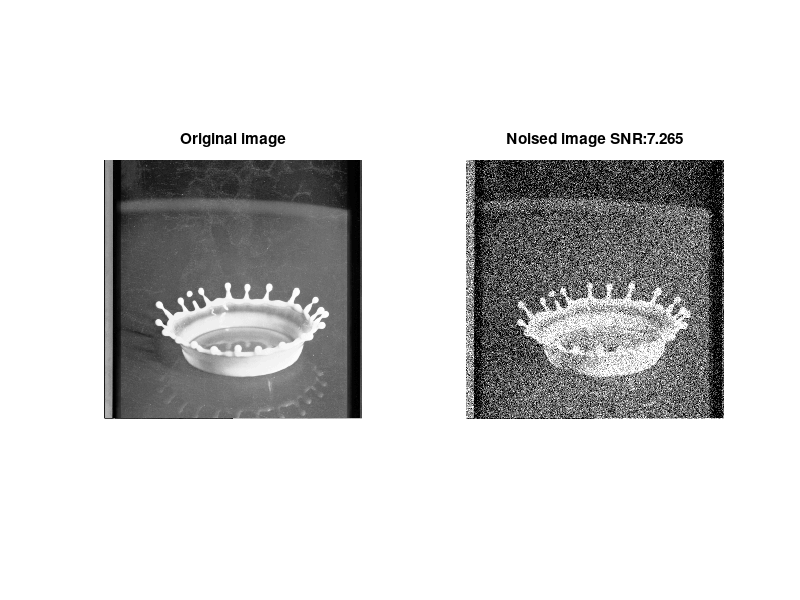

This chart was generated by the following MATLAB code: (Note: this script raises an error after producing the figure.)
clear;
load milk512.mat;
im = mat2gray(milk512);
imsize = size(im);
% Add noise 
randn('state', 7);
w = 0.2*randn(imsize);
noisedim = im + w;
nf = norm(im, 'fro');
SNR_bf = 20*log10(nf/(norm(noisedim-im, 'fro')));
subplot(1,2,1);  imshow(im);
title('Original image');
subplot(1,2,2);  imshow(noisedim);
title(['Noised image SNR:' num2str(SNR_bf)]);


% Denoising
figure;
haar_soft = wavelet(noisedim, 2, 'soft');
SNR_hs = 20*log10(nf/(norm(haar_soft-im, 'fro')));
subplot(2,3,1);  imshow(haar_soft);  
title(['harr-soft SNR:' num2str(SNR_hs)]);

db4_soft = wavelet(noisedim, 4, 'soft');
SNR_d4s = 20*log10(nf/(norm(db4_soft-im, 'fro')));
subplot(2,3,2);  imshow(db4_soft);  
title(['db4-soft SNR:' num2str(SNR_d4s)]);

db6_soft = wavelet(noisedim, 6, 'soft');
SNR_d6s = 20*log10(nf/(norm(db6_soft-im, 'fro')));
subplot(2,3,3);  imshow(db6_soft);  
title(['db6-soft SNR:' num2str(SNR_d6s)]);

haar_hyper = wavelet(noisedim, 2, 'hyperbolic');
SNR_hh = 20*log10(nf/(norm(haar_hyper-im, 'fro')));
subplot(2,3,4);  imshow(haar_hyper);  
title(['haar-hyper SNR:' num2str(SNR_hh)]);

db4_hyper = wavelet(noisedim, 4, 'hyperbolic');
SNR_d4h = 20*log10(nf/(norm(db4_hyper-im, 'fro')));
subplot(2,3,5);  imshow(db4_hyper);  
title(['db4-hyper SNR:' num2str(SNR_d4h)]);

db6_hyper = wavelet(noisedim, 6, 'hyperbolic');
SNR_d6h = 20*log10(nf/(norm(db6_hyper-im, 'fro')));
subplot(2,3,6);  imshow(db6_hyper);  
title(['db6-hyper SNR:' num2str(SNR_d6h)]);
